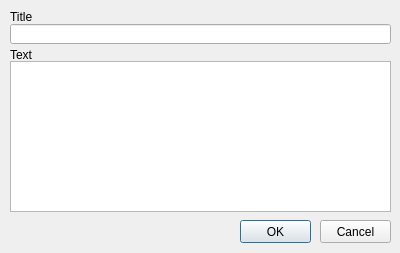
<?xml version="1.0" encoding="UTF-8"?>
<ui version="4.0">
 <class>NodeEditor</class>
 <widget class="QDialog" name="NodeEditor">
  <property name="geometry">
   <rect>
    <x>0</x>
    <y>0</y>
    <width>400</width>
    <height>253</height>
   </rect>
  </property>
  <property name="windowTitle">
   <string>Adventure Node Editor</string>
  </property>
  <widget class="QLabel" name="label">
   <property name="geometry">
    <rect>
     <x>10</x>
     <y>10</y>
     <width>47</width>
     <height>13</height>
    </rect>
   </property>
   <property name="text">
    <string>Title</string>
   </property>
  </widget>
  <widget class="QLineEdit" name="TitleText">
   <property name="geometry">
    <rect>
     <x>10</x>
     <y>24</y>
     <width>381</width>
     <height>20</height>
    </rect>
   </property>
  </widget>
  <widget class="QLabel" name="label_2">
   <property name="geometry">
    <rect>
     <x>10</x>
     <y>48</y>
     <width>47</width>
     <height>13</height>
    </rect>
   </property>
   <property name="text">
    <string>Text</string>
   </property>
  </widget>
  <widget class="QPlainTextEdit" name="TextText">
   <property name="geometry">
    <rect>
     <x>10</x>
     <y>61</y>
     <width>381</width>
     <height>151</height>
    </rect>
   </property>
   <property name="tabStopWidth">
    <number>16</number>
   </property>
  </widget>
  <widget class="QPushButton" name="CancelButton">
   <property name="geometry">
    <rect>
     <x>320</x>
     <y>220</y>
     <width>71</width>
     <height>23</height>
    </rect>
   </property>
   <property name="text">
    <string>Cancel</string>
   </property>
   <property name="default">
    <bool>false</bool>
   </property>
  </widget>
  <widget class="QPushButton" name="OKButton">
   <property name="geometry">
    <rect>
     <x>240</x>
     <y>220</y>
     <width>71</width>
     <height>23</height>
    </rect>
   </property>
   <property name="text">
    <string>OK</string>
   </property>
   <property name="default">
    <bool>true</bool>
   </property>
  </widget>
 </widget>
 <resources/>
 <connections/>
</ui>
